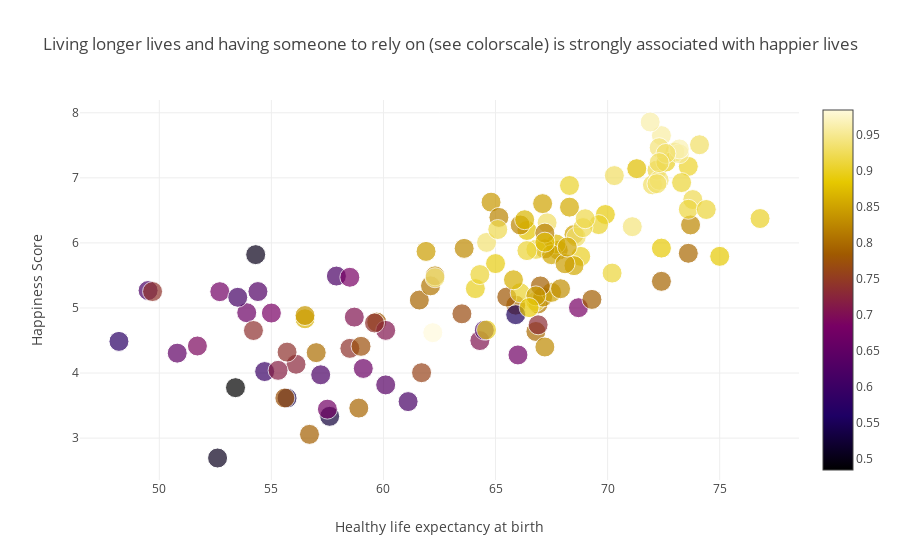

Notebook cell for this chart:
### Code cell
data = [
    go.Scatter(
        x=happy_2018['Healthy life expectancy at birth'],
        y=happy_2018['Life Ladder'],
        text=happy_2018['Country name'],
        mode='markers',
        marker=dict(
            colorscale='Electric' ,
            showscale=True,
            size = happy_2018['Social support'],
            sizemin=10,
            color=happy_2018['Social support']))]

figure = go.Figure(
    data=data,
    layout=go.Layout(
        yaxis=dict(title='Happiness Score'),
        xaxis=dict(title='Healthy life expectancy at birth'),
        title='Living longer lives and having someone to rely on (see colorscale) is strongly associated with happier lives'
    ))

iplot(figure)

### Figure 1 — Plotly figure (JSON) as saved in the notebook; plotly's stock layout.template omitted (floating-point values rounded to 4 significant figures; data arrays with more than 128 entries replaced by an {"elided": "..."} marker saying what was removed)
{"data": [{"marker": {"color": {"elided": "136 float values"}, "colorscale": "Electric", "showscale": true, "size": {"elided": "136 float values"}, "sizemin": 10}, "mode": "markers", "text": {"elided": "136 str values"}, "type": "scatter", "uid": "2fb518bf-b104-41bb-a921-43a071b25f0e", "x": {"elided": "136 float values"}, "y": {"elided": "136 float values"}}], "layout": {"title": {"text": "Living longer lives and having someone to rely on (see colorscale) is strongly associated with happier lives"}, "xaxis": {"title": {"text": "Healthy life expectancy at birth"}}, "yaxis": {"title": {"text": "Happiness Score"}}}}
